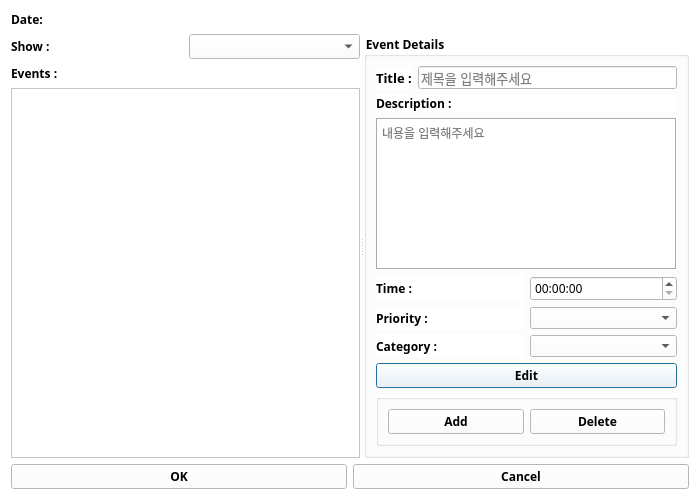
<?xml version="1.0" encoding="UTF-8"?>
<ui version="4.0">
 <class>EventDialog</class>
 <widget class="QDialog" name="EventDialog">
  <property name="geometry">
   <rect>
    <x>0</x>
    <y>0</y>
    <width>700</width>
    <height>500</height>
   </rect>
  </property>
  <property name="windowTitle">
   <string>Dialog</string>
  </property>
  <property name="styleSheet">
   <string notr="true">background-color:white;</string>
  </property>
  <layout class="QVBoxLayout" name="verticalLayout">
   <item>
    <widget class="QLabel" name="dateLabel">
     <property name="font">
      <font>
       <family>한컴 말랑말랑</family>
       <bold>true</bold>
      </font>
     </property>
     <property name="text">
      <string>Date: </string>
     </property>
    </widget>
   </item>
   <item>
    <widget class="QSplitter" name="splitter">
     <property name="orientation">
      <enum>Qt::Orientation::Horizontal</enum>
     </property>
     <property name="childrenCollapsible">
      <bool>false</bool>
     </property>
     <widget class="QWidget" name="leftWidget" native="true">
      <layout class="QVBoxLayout" name="verticalLayout_2">
       <item>
        <layout class="QHBoxLayout" name="filterLayout">
         <item>
          <widget class="QLabel" name="filterLabel">
           <property name="font">
            <font>
             <family>한컴 말랑말랑</family>
             <bold>true</bold>
            </font>
           </property>
           <property name="text">
            <string>Show :</string>
           </property>
          </widget>
         </item>
         <item>
          <widget class="QComboBox" name="filterCombo">
           <property name="font">
            <font>
             <family>한컴 말랑말랑</family>
            </font>
           </property>
           <property name="placeholderText">
            <string>일정 선택</string>
           </property>
          </widget>
         </item>
        </layout>
       </item>
       <item>
        <widget class="QLabel" name="eventsLabel">
         <property name="font">
          <font>
           <family>한컴 말랑말랑</family>
           <bold>true</bold>
          </font>
         </property>
         <property name="text">
          <string>Events :</string>
         </property>
        </widget>
       </item>
       <item>
        <widget class="QListWidget" name="eventsListWidget">
         <property name="minimumSize">
          <size>
           <width>300</width>
           <height>0</height>
          </size>
         </property>
         <property name="contextMenuPolicy">
          <enum>Qt::ContextMenuPolicy::DefaultContextMenu</enum>
         </property>
        </widget>
       </item>
      </layout>
     </widget>
     <widget class="QWidget" name="rightWidget" native="true">
      <layout class="QVBoxLayout" name="verticalLayout_3">
       <item>
        <widget class="QGroupBox" name="detailsGroup">
         <property name="font">
          <font>
           <family>한컴 말랑말랑</family>
           <bold>true</bold>
          </font>
         </property>
         <property name="title">
          <string>Event Details</string>
         </property>
         <layout class="QVBoxLayout" name="verticalLayout_4">
          <item>
           <layout class="QHBoxLayout" name="titleLayout">
            <item>
             <widget class="QLabel" name="titleLabel">
              <property name="font">
               <font>
                <family>한컴 말랑말랑</family>
                <pointsize>10</pointsize>
                <bold>true</bold>
               </font>
              </property>
              <property name="text">
               <string>Title :</string>
              </property>
             </widget>
            </item>
            <item>
             <widget class="QLineEdit" name="titleEdit">
              <property name="font">
               <font>
                <pointsize>10</pointsize>
               </font>
              </property>
              <property name="placeholderText">
               <string>제목을 입력해주세요</string>
              </property>
             </widget>
            </item>
           </layout>
          </item>
          <item>
           <widget class="QLabel" name="descriptionLabel">
            <property name="font">
             <font>
              <family>한컴 말랑말랑</family>
              <bold>true</bold>
             </font>
            </property>
            <property name="text">
             <string>Description :</string>
            </property>
           </widget>
          </item>
          <item>
           <widget class="QTextEdit" name="descriptionEdit">
            <property name="minimumSize">
             <size>
              <width>0</width>
              <height>100</height>
             </size>
            </property>
            <property name="frameShape">
             <enum>QFrame::Shape::Box</enum>
            </property>
            <property name="placeholderText">
             <string>내용을 입력해주세요</string>
            </property>
           </widget>
          </item>
          <item>
           <layout class="QHBoxLayout" name="timeLayout">
            <item>
             <widget class="QLabel" name="timeLabel">
              <property name="font">
               <font>
                <family>한컴 말랑말랑</family>
                <bold>true</bold>
               </font>
              </property>
              <property name="text">
               <string>Time :</string>
              </property>
             </widget>
            </item>
            <item>
             <widget class="QTimeEdit" name="timeEdit">
              <property name="font">
               <font>
                <family>한컴 말랑말랑</family>
               </font>
              </property>
             </widget>
            </item>
           </layout>
          </item>
          <item>
           <layout class="QHBoxLayout" name="priorityLayout">
            <item>
             <widget class="QLabel" name="priorityLabel">
              <property name="font">
               <font>
                <family>한컴 말랑말랑</family>
                <bold>true</bold>
               </font>
              </property>
              <property name="text">
               <string>Priority :</string>
              </property>
             </widget>
            </item>
            <item>
             <widget class="QComboBox" name="priorityCombo"/>
            </item>
           </layout>
          </item>
          <item>
           <layout class="QHBoxLayout" name="categoryLayout">
            <item>
             <widget class="QLabel" name="categoryLabel">
              <property name="font">
               <font>
                <family>한컴 말랑말랑</family>
                <bold>true</bold>
               </font>
              </property>
              <property name="text">
               <string>Category :</string>
              </property>
             </widget>
            </item>
            <item>
             <widget class="QComboBox" name="categoryCombo"/>
            </item>
           </layout>
          </item>
          <item>
           <widget class="QPushButton" name="editButton">
            <property name="font">
             <font>
              <family>한컴 말랑말랑</family>
              <bold>true</bold>
             </font>
            </property>
            <property name="text">
             <string>Edit</string>
            </property>
            <property name="icon">
             <iconset theme="QIcon::ThemeIcon::DocumentProperties"/>
            </property>
           </widget>
          </item>
          <item>
           <widget class="QGroupBox" name="horizontalGroupBox">
            <layout class="QHBoxLayout" name="horizontalLayout">
             <item>
              <widget class="QPushButton" name="addButton">
               <property name="font">
                <font>
                 <family>한컴 말랑말랑</family>
                 <bold>true</bold>
                </font>
               </property>
               <property name="text">
                <string>Add</string>
               </property>
               <property name="icon">
                <iconset theme="QIcon::ThemeIcon::ListAdd"/>
               </property>
              </widget>
             </item>
             <item>
              <widget class="QPushButton" name="deleteButton">
               <property name="font">
                <font>
                 <family>한컴 말랑말랑</family>
                 <bold>true</bold>
                </font>
               </property>
               <property name="text">
                <string>Delete</string>
               </property>
               <property name="icon">
                <iconset theme="QIcon::ThemeIcon::EditDelete"/>
               </property>
              </widget>
             </item>
            </layout>
           </widget>
          </item>
         </layout>
        </widget>
       </item>
      </layout>
     </widget>
    </widget>
   </item>
   <item>
    <layout class="QHBoxLayout" name="buttonLayout">
     <item>
      <widget class="QPushButton" name="okButton">
       <property name="font">
        <font>
         <family>한컴 말랑말랑</family>
         <bold>true</bold>
        </font>
       </property>
       <property name="text">
        <string>OK</string>
       </property>
       <property name="icon">
        <iconset theme="QIcon::ThemeIcon::DocumentSave"/>
       </property>
      </widget>
     </item>
     <item>
      <widget class="QPushButton" name="cancelButton">
       <property name="font">
        <font>
         <family>한컴 말랑말랑</family>
         <bold>true</bold>
        </font>
       </property>
       <property name="text">
        <string>Cancel</string>
       </property>
       <property name="icon">
        <iconset theme="QIcon::ThemeIcon::ApplicationExit"/>
       </property>
      </widget>
     </item>
    </layout>
   </item>
  </layout>
 </widget>
 <resources/>
 <connections>
  <connection>
   <sender>okButton</sender>
   <signal>clicked()</signal>
   <receiver>EventDialog</receiver>
   <slot>accept()</slot>
   <hints>
    <hint type="sourcelabel">
     <x>175</x>
     <y>479</y>
    </hint>
    <hint type="destinationlabel">
     <x>349</x>
     <y>249</y>
    </hint>
   </hints>
  </connection>
  <connection>
   <sender>cancelButton</sender>
   <signal>clicked()</signal>
   <receiver>EventDialog</receiver>
   <slot>reject()</slot>
   <hints>
    <hint type="sourcelabel">
     <x>524</x>
     <y>479</y>
    </hint>
    <hint type="destinationlabel">
     <x>349</x>
     <y>249</y>
    </hint>
   </hints>
  </connection>
  <connection>
   <sender>eventsListWidget</sender>
   <signal>itemChanged(QListWidgetItem*)</signal>
   <receiver>eventsListWidget</receiver>
   <slot>doItemsLayout()</slot>
   <hints>
    <hint type="sourcelabel">
     <x>351</x>
     <y>246</y>
    </hint>
    <hint type="destinationlabel">
     <x>333</x>
     <y>217</y>
    </hint>
   </hints>
  </connection>
 </connections>
</ui>
